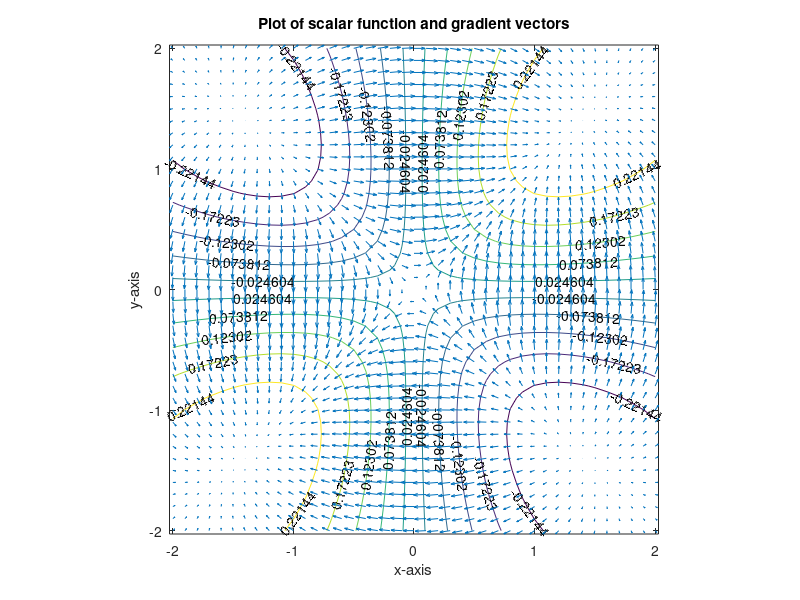

The MATLAB script that drew this image:
clc
clear 
close all

%mesh
m = -2:0.1:2;
[x,y] = meshgrid(m);

%function
z = x.*y.*exp(-sqrt(x.^2 + y.^2));

%gradient function
[gx,gy] = gradient(z,0.2,0.2);
contour(m,m,z,'showtext','on')
hold on 
quiver(m,m,gx,gy)
hold off

%formatting
axis('image');
xlabel('x-axis')
ylabel('y-axis')
title('Plot of scalar function and gradient vectors')
